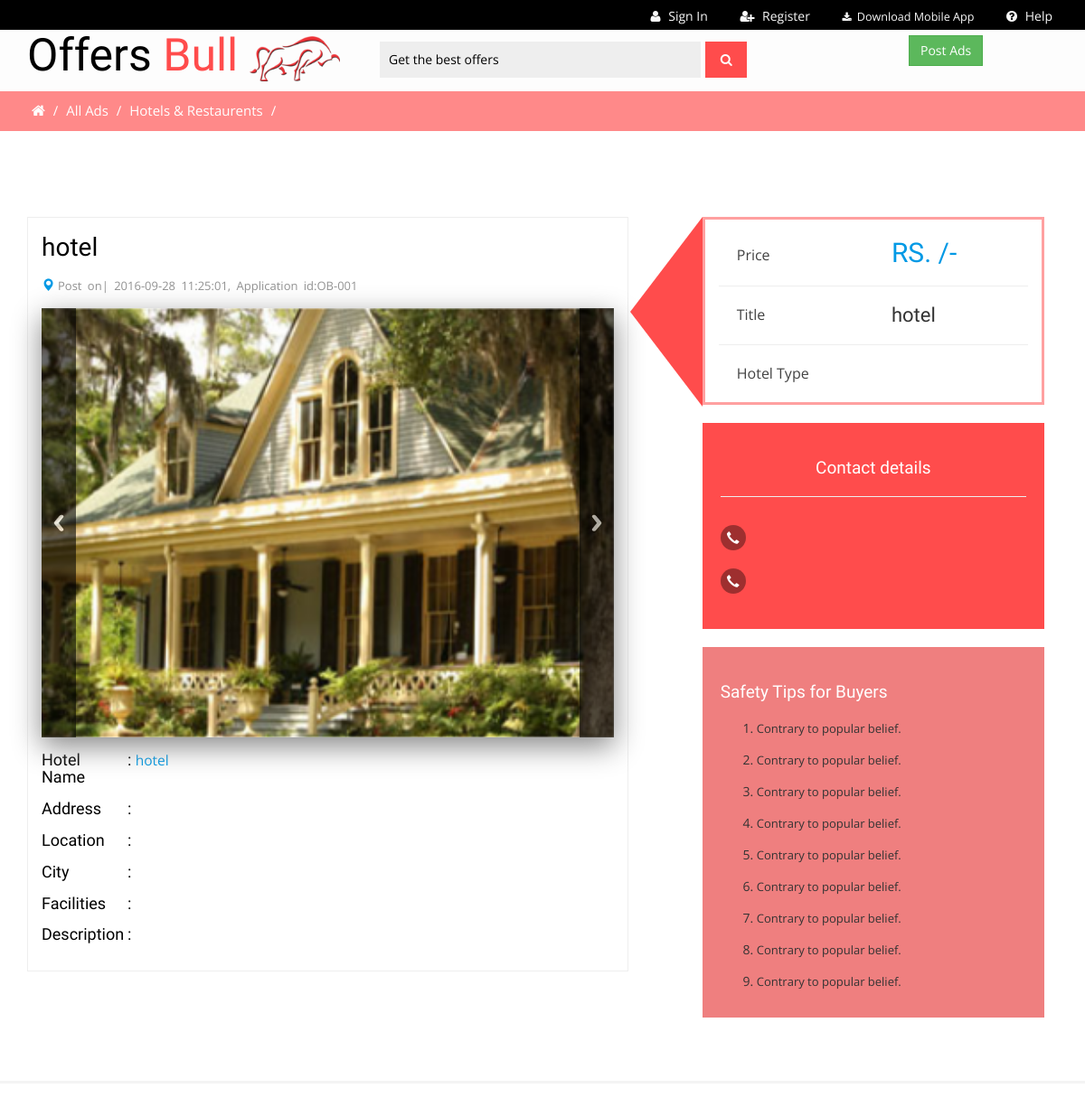
The app's page /Hotel/manage_view/1 (upper part), older data.
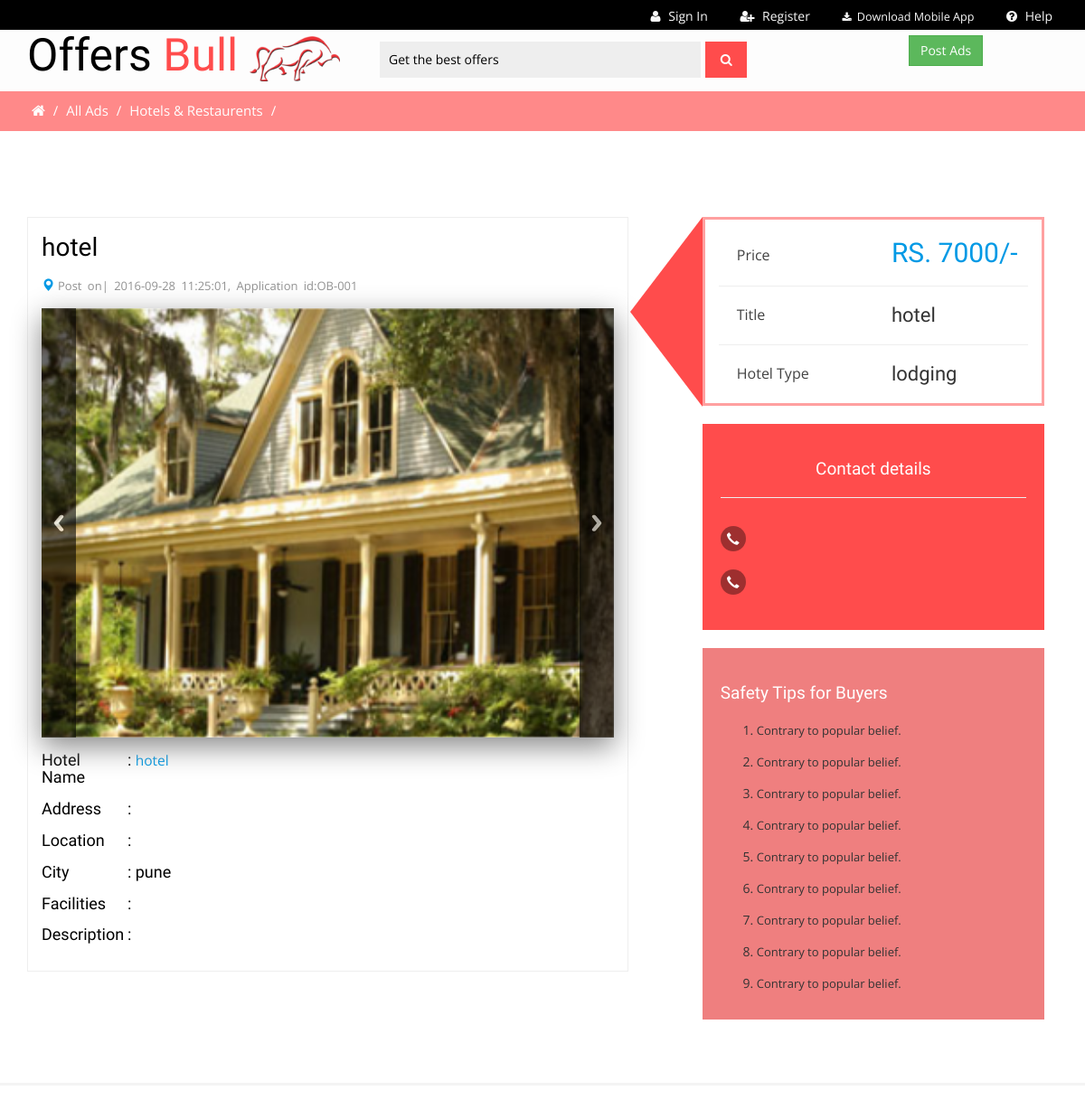
The same page, newer data.
### tables this page shows
CREATE TABLE IF NOT EXISTS `hotel` (
  `hotelid` int(11) NOT NULL AUTO_INCREMENT,
  `name` varchar(255) DEFAULT NULL,
  `title` varchar(255) DEFAULT NULL,
  `type` varchar(255) DEFAULT NULL,
  `address` text,
  `price` int(255) DEFAULT NULL,
  `description` text,
  `mobile` varchar(255) DEFAULT NULL,
  `email` varchar(255) DEFAULT NULL,
  `amenities` text,
  `city` varchar(255) DEFAULT NULL,
  `area` varchar(255) DEFAULT NULL,
  `date` datetime DEFAULT NULL,
  `offerend` datetime DEFAULT NULL,
  `category` tinyint(4) DEFAULT NULL,
  `userid` tinyint(4) DEFAULT NULL,
  PRIMARY KEY (`hotelid`)
);

### application/controllers/Hotel.php (called while the page is built, shortened)
<?php
	class Hotel extends CI_Controller{
		public function manage_view($hotelid)
		{
		  $id['hotelid']=$hotelid;
			$this->load->view('pages/hotel/hotel_view',$id);
		}
	}
?>

### index.php (called while the page is built, shortened)
<?php
require_once BASEPATH.'core/CodeIgniter.php';

### application/views/pages/hotel/hotel_view.php (the view, shortened to what this page needs)
<html>
<?php 	$hotel_info=$this->db->get_where('hotel',array('hotelid'=>$hotelid))->result_array();
	?>
	<body>
	<div class="w3layouts-breadcrumbs text-center">
		<div class="container">
			<span class="agile-breadcrumbs">
			<a href="<?php echo base_url();?>"><i class="fa fa-home home_1"></i></a> /
			<a href="all-classifieds.html">All Ads</a> /
			<a href="">Hotels & Restaurents</a> /
			</span>
		</div>
	</div>
	<div class="single-page main-grid-border">
	<?php foreach ($hotel_info as $row){?>
		<div class="container">
			<div class="product-desc">
				<div class="col-md-7 product-view">
					<h2><?php echo $row['title'];?></h2>
					<p> <i class="glyphicon glyphicon-map-marker"></i>Post on</a>| <?php echo $row['date'];?>, Application id:OB-00<?php echo $row['hotelid']; ?></p>
					<div class="rslides">
			<ul class="rslides" id="slider">
				<li>
					<div class="w3ls-slide-text">
					<img class="img-responsive" src="<?php echo base_url();?>assets/images/r7.jpg">
					</div>
				</li>
			</ul>
		</div>
					<div class="product-details">
						<h4><span class="w3layouts-agileinfo">Hotel Name </span> : <a href="#"><?php echo $row['name'];?></a><div class="clearfix"></div></h4>
						<h4><span class="w3layouts-agileinfo">Address </span> : <?php echo $row['address'];?></h4>
						<h4><span class="w3layouts-agileinfo">Location </span> : <?php echo $row['area'];?></h4>
						<h4><span class="w3layouts-agileinfo">City </span> : <?php echo $row['city'];?></h4>
						<h4><span class="w3layouts-agileinfo">Facilities </span> : <?php echo $row['amenities'];?> </h4>
						<h4><span class="w3layouts-agileinfo">Description</span> :<p><?php echo $row['description'];?></p><div class="clearfix"></div></h4>
					</div>
				</div>
				<div class="col-md-5 product-details-grid">
					<div class="item-price">
						<div class="product-price">
							<p class="p-price">Price</p>
							<h3 class="rate">RS. <?php echo $row['price'];?>/-</h3>
							<div class="clearfix"></div>
						</div>
						<div class="condition">
							<p class="p-price">Title</p>
							<h4><?php echo $row['title'];?></h4>
							<div class="clearfix"></div>
						</div>
						<div class="itemtype">
							<p class="p-price">Hotel Type</p>
							<h4><?php echo $row['type'];?></h4>
							<div class="clearfix"></div>
						</div>
					</div>
					<div class="interested text-center">
						<h4>Contact details</h4>
						<hr>
						<p style="text-align: left;"><i class="glyphicon glyphicon-earphone"></i><?php echo $row['mobile'];?><br><br>
						<i class="glyphicon glyphicon-earphone"></i><?php echo $row['email'];?></p>
					</div>
						<div class="tips">
						<h4>Safety Tips for Buyers</h4>
							<ol>
								<li><a href="#">Contrary to popular belief.</a></li>
								<li><a href="#">Contrary to popular belief.</a></li>
								<li><a href="#">Contrary to popular belief.</a></li>
								<li><a href="#">Contrary to popular belief.</a></li>
								<li><a href="#">Contrary to popular belief.</a></li>
								<li><a href="#">Contrary to popular belief.</a></li>
								<li><a href="#">Contrary to popular belief.</a></li>
								<li><a href="#">Contrary to popular belief.</a></li>
								<li><a href="#">Contrary to popular belief.</a></li>
							</ol>
						</div>
				</div>
			</div>
		</div>
		<?php }?>
	</div>
	</body>
</html>

Row changes from the older to the newer data that the page shows:
changed hotel "hotel": city (not shown) → "pune"; price (not shown) → "7000"; type (not shown) → "lodging"
